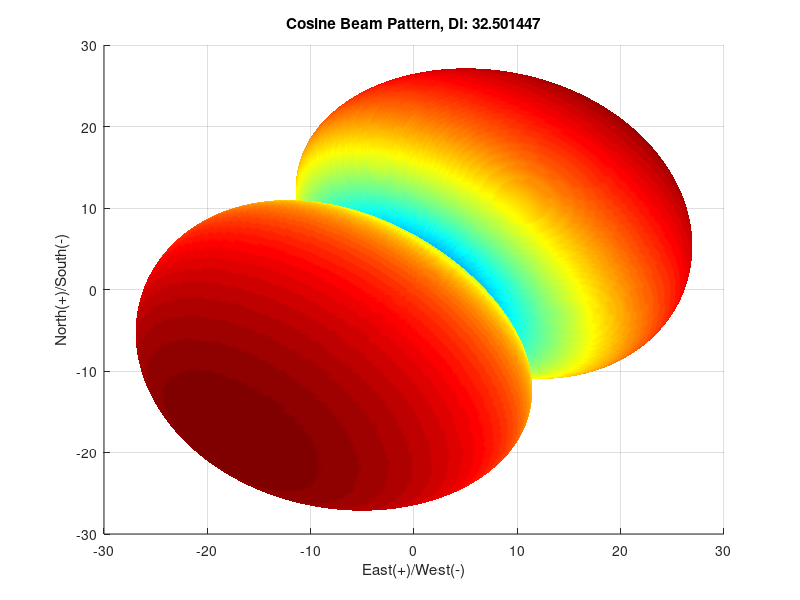

The MATLAB source for this figure: (Note: this script raises an error after producing the figure.)
close all ; clear all ;
inc = 1 ;
theta = (-90:inc:90)*pi/180.0 ;
theta = theta + pi/2 ;
phi = (0:inc:360)*pi/180.0 ;
t = -pi:pi/36:pi ;
dt = theta(2) - theta(1) ;
dp = phi(2) - phi(1) ;
pitch = (90+21)*pi/180 ;
yaw = (90+57)*pi/180 ;

[theta_grid, phi_grid] = meshgrid(theta,phi) ;

%% Cosine Beam Pattern
pitch = 21 ; 
yaw = 57 ;
roll = 33 ;
% pitch = 0 ; 
% yaw = -20 ;
% roll = 45 ;
r_ = roll * pi/180 ;
p_ = pitch * pi/180 ;
y_ = yaw * pi/180 ;
Rx = [ 1 0 0;
       0 cos(r_) -sin(r_);
       0 sin(r_) cos(r_) ] ;
Ry = [ cos(p_) 0 sin(p_);
       0 1 0;
       -sin(p_) 0 cos(p_) ] ;
Rz = [ cos(y_) -sin(y_) 0;
       sin(y_) cos(y_) 0;
       0 0 1 ] ;
R = Rz * Ry * Rx ;
cart_vec = R*[0,1,0]' ;
vec(1) = sqrt( cart_vec(1)*cart_vec(1) + cart_vec(2)*cart_vec(2) + cart_vec(3)*cart_vec(3) ) ;
vec(2) = acos( cart_vec(3) / vec(1) ) ;
vec(3) = atan2( cart_vec(2), cart_vec(1) ) ;
pitch = vec(2) ;
yaw = vec(3) ;
sint = sin( (theta_grid - pitch) / 2 ) ;
sinp = sin( (phi_grid + yaw) / 2 ) ;
level = 1 - 2 * ( sint.*sint ...
    + sin(theta_grid) .* sin(pitch) .* sinp .* sinp ) ;
% level = sin(phi_grid+yaw) .* sin(theta_grid) ;
DI_cosine = abs(level.*level) .* cos(theta_grid) * dt * dp ;
DI_cosine = sum(sum(DI_cosine)) ;
DI_cosine = 10.0*log10( (4*pi) / DI_cosine ) ;
level = 30 + 20*log10(abs(level)) ;
m = find( level < 0 ) ;
level(m) = 0 ;

x = level .* sin(theta_grid) .* cos(phi_grid) ;
y = level .* sin(theta_grid) .* sin(phi_grid) ;
z = level .* cos(theta_grid) ;

figure ;
surf( x, y, z, level, 'edgecolor', 'none', 'facecolor', 'interp' ) ;
colormap(jet) ;
view([0 90]) ;
set(gca,'Xlim',[-30 30]) ;
set(gca,'Ylim',[-30 30]) ;
set(gca,'Zlim',[-30 30]) ;
xlabel('East(+)/West(-)') ;
ylabel('North(+)/South(-)') ;
zlabel('Up') ;
grid on ;
title(sprintf('Cosine Beam Pattern, DI: %f', DI_cosine)) ;
data = xlsread('beam_pattern_cosine.csv');
db = 20.0 * log10( abs(data) ) ;
db = db + 30 ;
m = find( db < 0 ) ;
db(m) = 0 ;

theta = (0:180)*pi/180 ;    % D/E angles where to evaluate
phi = (-180:180)*pi/180 ;   % AZ angles where to evaluate
[theta_grid,phi_grid] = meshgrid(theta,phi) ;

xx = db .* cos(phi_grid) .* sin(theta_grid) ;
yy = db .* sin(phi_grid) .* sin(theta_grid) ;
zz = db .* cos(theta_grid) ;
figure ;
surf( xx, yy, zz, db, 'EdgeColor','none','FaceColor','interp') ;
colormap(jet) ;
view([0 90]) ;
set(gca,'Xlim',[-30 30]) ;
set(gca,'Ylim',[-30 30]) ;
set(gca,'Zlim',[-30 30]) ;
xlabel('East(+)/West(-)') ;
ylabel('North(+)/South(-)') ;
zlabel('Up') ;
title('Cosine C++ Implementation') ;

%% Sine Beam Pattern
pitch = 62 ; 
yaw = 31 ;
roll = 57 ;
% pitch = 45 ; 
% yaw = 15 ;
% roll = 0 ;
r_ = roll * pi/180 ;
p_ = pitch * pi/180 ;
y_ = yaw * pi/180 ;
Rx = [ 1 0 0;
       0 cos(r_) -sin(r_);
       0 sin(r_) cos(r_) ] ;
Ry = [ cos(p_) 0 sin(p_);
       0 1 0;
       -sin(p_) 0 cos(p_) ] ;
Rz = [ cos(y_) -sin(y_) 0;
       sin(y_) cos(y_) 0;
       0 0 1 ] ;
R = Rz * Ry * Rx ;
cart_vec = R*[1,0,0]' ;
vec(1) = sqrt( cart_vec(1)*cart_vec(1) + cart_vec(2)*cart_vec(2) + cart_vec(3)*cart_vec(3) ) ;
vec(2) = acos( cart_vec(3) / vec(1) ) ;
vec(3) = atan2( cart_vec(2), cart_vec(1) ) ;
pitch = vec(2) ;
yaw = vec(3) ;
sint = sin( (theta_grid - pitch) / 2 ) ;
sinp = sin( (phi_grid + yaw) / 2 ) ;
level = 1 - 2 * ( sint.*sint ...
    + sin(theta_grid) .* sin(pitch) .* sinp .* sinp ) ;
% level = cos(phi_grid+yaw) .* sin(theta_grid) ;
DI_sine = abs(level) .* cos(theta_grid) * dt * dp ;
DI_sine = sum(sum(DI_sine)) ;
DI_sine = 10.0*log10( (4*pi) / DI_sine ) ;
t = sprintf('DI sine: %f', DI_sine) ;
disp(t) ;
level = 30 + 20*log10(abs(level)) ;
m = find( level < 0 ) ;
level(m) = 0 ;

x = level .* sin(theta_grid) .* cos(phi_grid) ;
y = level .* sin(theta_grid) .* sin(phi_grid) ;
z = level .* cos(theta_grid) ;

figure ;
surf( x, y, z, level, 'edgecolor', 'none', 'facecolor', 'interp' ) ;
colormap(jet) ;
% view([40 20]) ;
view(0,90) ;
set(gca,'Xlim',[-30 30]) ;
set(gca,'Ylim',[-30 30]) ;
set(gca,'Zlim',[-30 30]) ;
xlabel('x') ;
ylabel('y') ;
zlabel('z') ;
grid on ;
title(sprintf('Sine Beam Pattern, DI: %f', DI_sine)) ;

data = xlsread('beam_pattern_sine.csv');
db = 20.0 * log10( abs(data) ) ;
db = db + 30 ;
m = find( db < 0 ) ;
db(m) = 0 ;

theta = (0:180)*pi/180 ;    % D/E angles where to evaluate
phi = (-180:180)*pi/180 ;   % AZ angles where to evaluate
[theta_grid,phi_grid] = meshgrid(theta,phi) ;

xx = db .* cos(phi_grid) .* sin(theta_grid) ;
yy = db .* sin(phi_grid) .* sin(theta_grid) ;
zz = db .* cos(theta_grid) ;
figure ;
surf( xx, yy, zz, db, 'EdgeColor','none','FaceColor','interp') ;
colormap(jet) ;
view([0 90]) ;
set(gca,'Xlim',[-30 30]) ;
set(gca,'Ylim',[-30 30]) ;
set(gca,'Zlim',[-30 30]) ;
xlabel('x') ;
ylabel('y') ;
zlabel('z') ;
title('Sine C++ Implementation') ;
